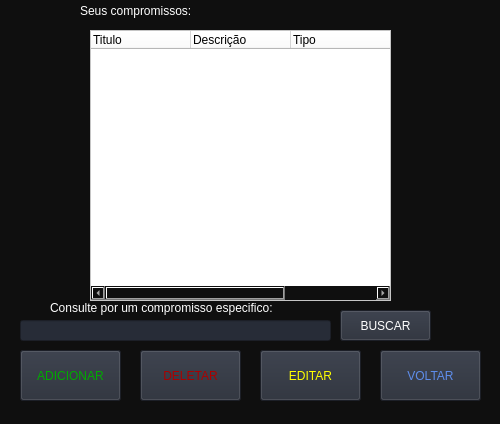
<?xml version="1.0" encoding="UTF-8"?>
<ui version="4.0">
 <class>AGENDA</class>
 <widget class="QDialog" name="AGENDA">
  <property name="geometry">
   <rect>
    <x>0</x>
    <y>0</y>
    <width>500</width>
    <height>424</height>
   </rect>
  </property>
  <property name="windowTitle">
   <string>Agenda</string>
  </property>
  <property name="styleSheet">
   <string notr="true">background-color: rgb(15,15, 15);
color: rgb(255, 255, 255);</string>
  </property>
  <widget class="QDialogButtonBox" name="buttonBox">
   <property name="geometry">
    <rect>
     <x>10</x>
     <y>600</y>
     <width>461</width>
     <height>32</height>
    </rect>
   </property>
   <property name="orientation">
    <enum>Qt::Horizontal</enum>
   </property>
   <property name="standardButtons">
    <set>QDialogButtonBox::Cancel|QDialogButtonBox::Ok</set>
   </property>
  </widget>
  <widget class="QPushButton" name="Button_deletar">
   <property name="geometry">
    <rect>
     <x>140</x>
     <y>350</y>
     <width>101</width>
     <height>51</height>
    </rect>
   </property>
   <property name="styleSheet">
    <string notr="true">background-color: rgb(39,44,55);
font: 87 10pt &quot;Arial Black&quot;;
color: rgb(170, 0, 0)</string>
   </property>
   <property name="text">
    <string>DELETAR</string>
   </property>
  </widget>
  <widget class="QPushButton" name="Button_voltar">
   <property name="geometry">
    <rect>
     <x>380</x>
     <y>350</y>
     <width>101</width>
     <height>51</height>
    </rect>
   </property>
   <property name="styleSheet">
    <string notr="true">background-color: rgb(39,44,55);
font: 87 10pt &quot;Arial Black&quot;;
color: rgb(94,141,235);</string>
   </property>
   <property name="text">
    <string>VOLTAR</string>
   </property>
  </widget>
  <widget class="QPushButton" name="Button_adicionar">
   <property name="geometry">
    <rect>
     <x>20</x>
     <y>350</y>
     <width>101</width>
     <height>51</height>
    </rect>
   </property>
   <property name="styleSheet">
    <string notr="true">background-color: rgb(39,44,55);
font: 87 10pt &quot;Arial Black&quot;;
color: rgb(0, 170, 0);</string>
   </property>
   <property name="text">
    <string>ADICIONAR</string>
   </property>
  </widget>
  <widget class="QLineEdit" name="lineEdit">
   <property name="geometry">
    <rect>
     <x>20</x>
     <y>320</y>
     <width>311</width>
     <height>21</height>
    </rect>
   </property>
   <property name="styleSheet">
    <string notr="true">background-color: rgb(39,44,55);
font: 87 10pt &quot;Arial Black&quot;;</string>
   </property>
  </widget>
  <widget class="QPushButton" name="Button_editar">
   <property name="geometry">
    <rect>
     <x>260</x>
     <y>350</y>
     <width>101</width>
     <height>51</height>
    </rect>
   </property>
   <property name="styleSheet">
    <string notr="true">background-color: rgb(39,44,55);
font: 87 10pt &quot;Arial Black&quot;;
color: rgb(255, 255, 0);</string>
   </property>
   <property name="text">
    <string>EDITAR</string>
   </property>
  </widget>
  <widget class="QLabel" name="label">
   <property name="geometry">
    <rect>
     <x>50</x>
     <y>300</y>
     <width>251</width>
     <height>16</height>
    </rect>
   </property>
   <property name="styleSheet">
    <string notr="true">font: 87 8pt &quot;Arial Black&quot;;
background-color: rgb(15, 15, 15);</string>
   </property>
   <property name="text">
    <string>Consulte por um compromisso especifico:</string>
   </property>
  </widget>
  <widget class="QPushButton" name="Button_Buscar">
   <property name="geometry">
    <rect>
     <x>340</x>
     <y>310</y>
     <width>91</width>
     <height>31</height>
    </rect>
   </property>
   <property name="styleSheet">
    <string notr="true">background-color: rgb(39,44,55);
font: 87 10pt &quot;Arial Black&quot;;
color: rgb(255, 255, 255);</string>
   </property>
   <property name="text">
    <string>BUSCAR</string>
   </property>
  </widget>
  <widget class="QLabel" name="label_2">
   <property name="geometry">
    <rect>
     <x>80</x>
     <y>0</y>
     <width>161</width>
     <height>21</height>
    </rect>
   </property>
   <property name="styleSheet">
    <string notr="true">font: 87 10pt &quot;Arial Black&quot;;
background-color: rgb(15, 15, 15);</string>
   </property>
   <property name="text">
    <string>Seus compromissos:</string>
   </property>
  </widget>
  <widget class="QTableWidget" name="tableWidget">
   <property name="geometry">
    <rect>
     <x>90</x>
     <y>30</y>
     <width>301</width>
     <height>271</height>
    </rect>
   </property>
   <property name="styleSheet">
    <string notr="true">background-color: rgb(255, 255, 255);
color: rgb(0, 0, 0);
font: 87 8pt &quot;Arial Black&quot;;</string>
   </property>
   <column>
    <property name="text">
     <string>Titulo</string>
    </property>
    <property name="textAlignment">
     <set>AlignJustify|AlignVCenter</set>
    </property>
   </column>
   <column>
    <property name="text">
     <string>Descrição</string>
    </property>
    <property name="textAlignment">
     <set>AlignJustify|AlignVCenter</set>
    </property>
   </column>
   <column>
    <property name="text">
     <string>Tipo</string>
    </property>
    <property name="textAlignment">
     <set>AlignJustify|AlignVCenter</set>
    </property>
   </column>
  </widget>
 </widget>
 <resources/>
 <connections>
  <connection>
   <sender>buttonBox</sender>
   <signal>accepted()</signal>
   <receiver>AGENDA</receiver>
   <slot>accept()</slot>
   <hints>
    <hint type="sourcelabel">
     <x>248</x>
     <y>254</y>
    </hint>
    <hint type="destinationlabel">
     <x>157</x>
     <y>274</y>
    </hint>
   </hints>
  </connection>
  <connection>
   <sender>buttonBox</sender>
   <signal>rejected()</signal>
   <receiver>AGENDA</receiver>
   <slot>reject()</slot>
   <hints>
    <hint type="sourcelabel">
     <x>316</x>
     <y>260</y>
    </hint>
    <hint type="destinationlabel">
     <x>286</x>
     <y>274</y>
    </hint>
   </hints>
  </connection>
 </connections>
</ui>
